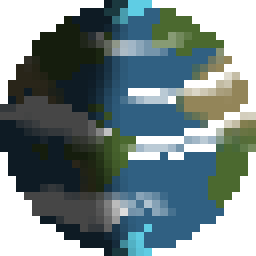
#> input picture earf.png, 32 x 32 px, found by its file name (shown 8 times larger)
$ python -i frontEnd_v1.py   (imports and definitions only)
#> lines starting #> are read from the running program, lines starting #| are printed output that depends on the picture
# -*- coding: utf-8 -*-
"""
Created on Sat Oct  1 23:44:32 2022

@author: claye
"""

from tkinter import *
import tkinter
from PIL import Image, ImageTk, ImageOps
import numpy as np
from matplotlib import pyplot as plt
from matplotlib.figure import Figure
from matplotlib.backends.backend_tkagg import (FigureCanvasTkAgg,
NavigationToolbar2Tk)
import simpleaudio as sa
from scipy import signal


####################################################################
######## this function will be replaced with the "back end" ########
def sinGen(a=1):

    frequency = 440  # Our played sig will be 440 Hz
    fs = 44100 # 44100 samples per second
    seconds = 1  # sig duration of 3 seconds

    # Generate array with seconds*sample_rate steps, ranging between 0 and seconds
    t = np.linspace(0, seconds, seconds * fs, False)

    # Generate a 440 Hz sine wave
    sig = np.sin(frequency * t * 2 * np.pi)*a + signal.sawtooth(frequency * t * 2 * np.pi)*(a-1)
    # [8 lines of commented-out code are left out]
    T0 = round(fs/frequency)
    return sig, T0, fs
######## this function will be replaced with the "back end" ########
####################################################################

def buttonPress():
    print('butt')
    playAudio(sig*10,fs)


# [11 lines left out: function playAudio, not called in this run]


def startup():
    imgE = Image.open(dir+'earf.png')
#> imgE is the input picture: PIL image 32x32 RGBA; mean R, G, B, A 54, 71, 72.3, 194
    imgE = imgE.rotate(4)
    imgMo = Image.open(dir+'moon.png')
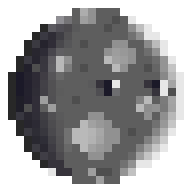
#> input picture moon.png, 24 x 24 px, found by its file name (shown 8 times larger)
#> imgMo is the input picture: PIL image 24x24 RGBA; mean R, G, B, A 68.6, 68.4, 69.5, 164.2
    imgMo = imgMo.rotate(-3)
    imgS = Image.open(dir+'sun1.png')
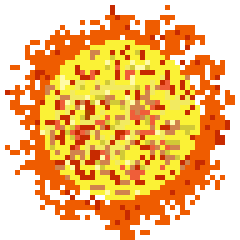
#> input picture sun1.png, 48 x 48 px, found by its file name (shown 5 times larger)
#> imgS is the input picture: PIL image 48x48 RGBA; mean R, G, B, A 137.6, 85.8, 19.7, 149.1

    imgV = Image.open(dir+'venus.png')
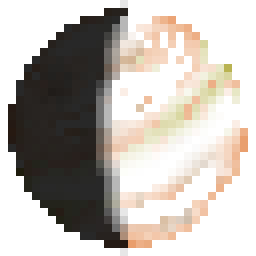
#> input picture venus.png, 32 x 32 px, found by its file name (shown 8 times larger)
#> imgV is the input picture: PIL image 32x32 RGBA; mean R, G, B, A 107.5, 101.4, 95.2, 171.4
    imgV = ImageOps.mirror(imgV)
    imgV = imgV.rotate(-4)
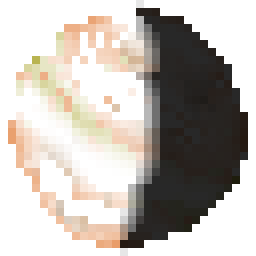
#> imgV: PIL image 32x32 RGBA (shown 8 times larger); mean R, G, B, A 107.5, 101.5, 95.3, 171.4; transparent parts drawn white

    imgM = Image.open(dir+'mercury.png')
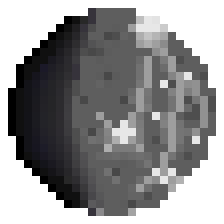
#> input picture mercury.png, 28 x 28 px, found by its file name (shown 8 times larger)
#> imgM is the input picture: PIL image 28x28 RGBA; mean R, G, B, A 56.8, 56.7, 57.3, 166.9
    imgM = imgM.rotate(41)

    imgP= Image.open(dir+'parker_solar_probe.png')
    imgP = ImageOps.mirror(imgP)
    return imgE, imgMo, imgS, imgV, imgM, imgP

def drawIm(x):
    # open image
#> called with x = 100
    imgBG = Image.open(dir+'solarsystem1.png')
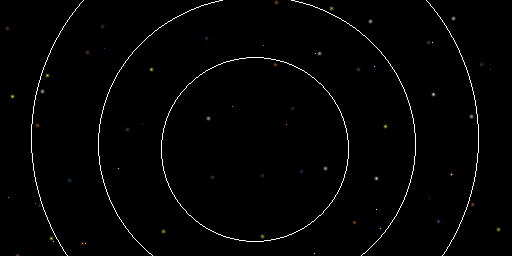
#> input picture solarsystem1.png, 512 x 256 px, found by its file name
#> imgBG is the input picture: PIL image 512x256 RGB; mean R, G, B 3.5, 3.4, 3.4
    imgBG = imgBG.resize((512*2,256*2))
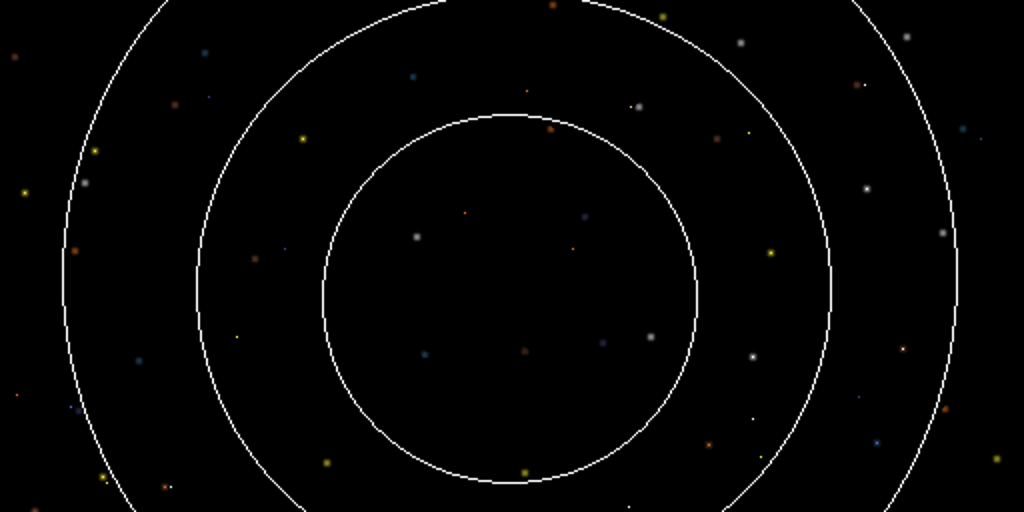
#> imgBG: PIL image 1024x512 RGB; mean R, G, B 3.8, 3.8, 3.7

    imgBG.paste(imgE, (24*2, 128*2), imgE)
    imgBG.paste(imgMo, (20*2, 110*2), imgMo)
    imgBG.paste(imgV, (408*2, 128*2), imgV)
    imgBG.paste(imgM, (160*2, 174*2), imgM)
    imgBG.paste(imgS, (490, 260), imgS)
    imgBG.paste(imgP, (50+int(x*1.1), 300 + int((x*0.1)+abs(100*(0.5-abs((x - 215)/430))))), imgP)
    tkimage = ImageTk.PhotoImage(imgBG)
    return tkimage

# [34 lines left out: functions update, plot, not called in this run]


dir = "C:/Users/claye/Documents/GitHub/solarweather/"
# [2 lines not run here, left out]

# [1 line that did not run here, left out]
# [1 line that did not run here, left out]
# [1 line that did not run here, left out]
# [4 lines not run here, left out]

# [1 line that did not run here, left out]
# [1 line not run here, left out]

# [2 lines that did not run here, left out]
# [1 line not run here, left out]
# [2 lines that did not run here, left out]
# [1 line not run here, left out]

sig, T0, fs = sinGen()
# [5 lines not run here, left out]

#> (the run stopped early here; a loop or call above may not have finished)
